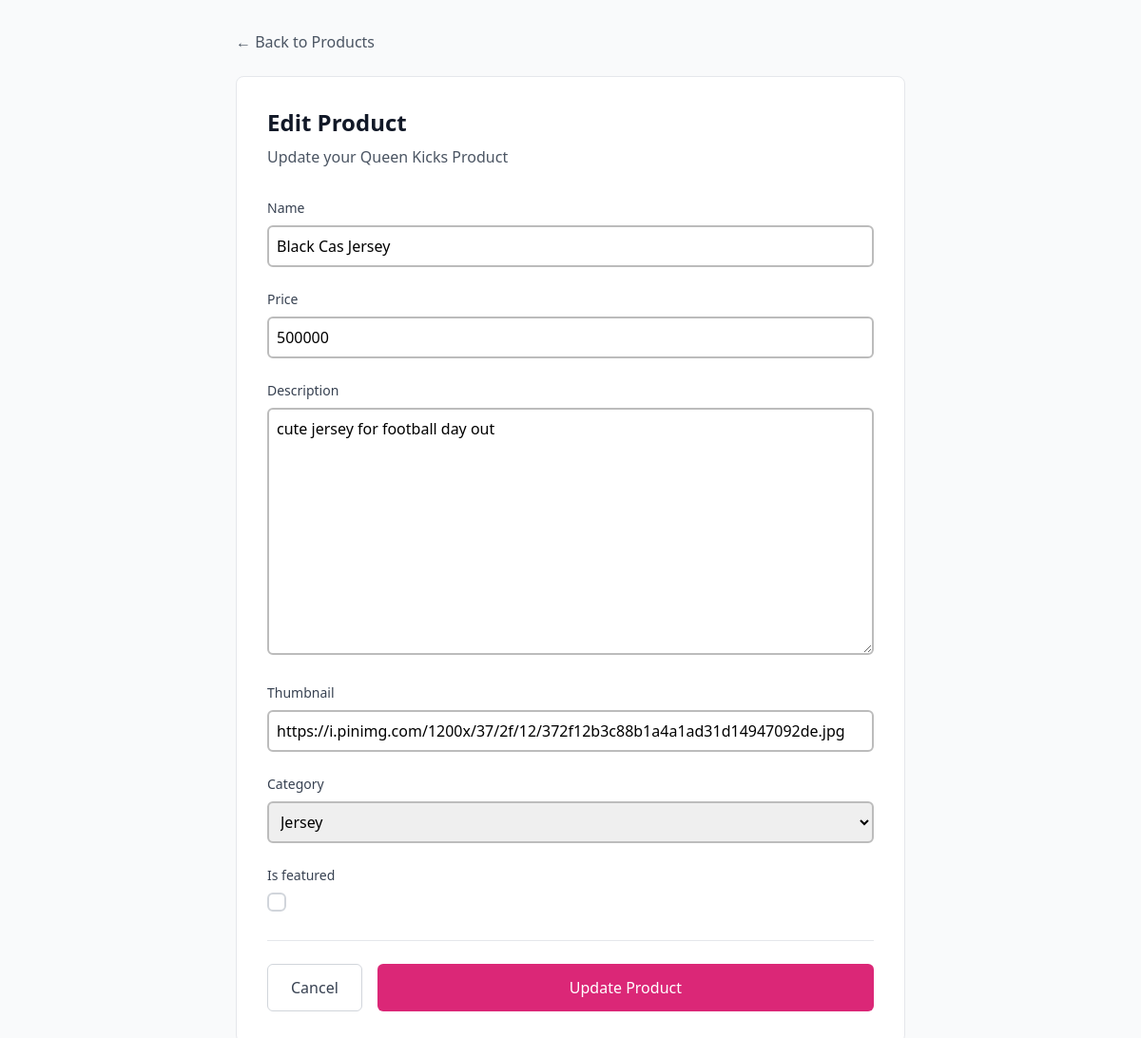
/product/15/edit, run on the app's committed database.
### main/models.py (models this page shows, shortened)
class Product(models.Model):
    CATEGORY_CHOICES = [
        ('jersey', 'Jersey'),
        ('footwear', 'Footwear'),
        ('apparel', 'Apparel'),
        ('accessories', 'Accessories'),
    ]
    name = models.CharField(max_length=255)
    price = models.IntegerField()
    description = models.TextField()
    thumbnail = models.URLField(blank=True, null=True)
    category = models.CharField(max_length=100, choices=CATEGORY_CHOICES)
    is_featured = models.BooleanField(default=False)
    user = models.ForeignKey(User, on_delete=models.CASCADE, null=True)

### main/views.py (the view)
# urls.py: path('product/<int:id>/edit', edit_product, name='edit_product'),
def edit_product(request, id):
    product = get_object_or_404(Product, pk=id)
    form = ProductForm(request.POST or None, instance=product)
    if form.is_valid() and request.method == 'POST':
        form.save()
        return redirect('main:show_main')
    context = {
    'form': form
    }
    return render(request, "edit_product.html", context)

### main/forms.py (shortened to what this page needs)
class ProductForm(ModelForm):
    class Meta:
        model = Product
        fields = ["name", "price", "description", "thumbnail", "category", "is_featured"]
    category = forms.ChoiceField(choices=[ ('jersey', 'Jersey'),('footwear', 'Footwear'),('apparel', 'Apparel'),('accessories', 'Accessories'),])

### main/templates/edit_product.html (shortened to what this page needs)
{% extends 'base.html' %}
{% load static %}
{% block content %}
<div class="bg-gray-50 w-full min-h-screen">
  <div class="max-w-3xl mx-auto px-4 sm:px-6 lg:px-8 py-8">
    <div class="mb-6">
      <a href="{% url 'main:show_main' %}" class="text-gray-600 hover:text-gray-900 font-medium transition-colors">
        ← Back to Products
      </a>
    </div>
    <div class="bg-white rounded-lg border border-gray-200 p-6 sm:p-8 form-style">
      <div class="mb-8">
        <h1 class="text-2xl font-bold text-gray-900 mb-2">Edit Product</h1>
        <p class="text-gray-600">Update your Queen Kicks Product</p>
      </div>
      <form method="POST" class="space-y-6">
        {% for field in form %}
          <div>
            <label for="{{ field.id_for_label }}" class="block text-sm font-medium text-gray-700 mb-2">
              {{ field.label }}
            </label>
            <div class="w-full">
              {{ field }}
            </div>
          </div>
        {% endfor %}
        <div class="flex flex-col sm:flex-row gap-4 pt-6 border-t border-gray-200">
          <a href="{% url 'main:show_main' %}" class="order-2 sm:order-1 px-6 py-3 border border-gray-300 text-gray-700 rounded-md font-medium hover:bg-gray-50 transition-colors text-center">
            Cancel
          </a>
          <button type="submit" class="order-1 sm:order-2 flex-1 bg-pink-600 text-white px-6 py-3 rounded-md font-medium hover:bg-pink-700 transition-colors">
            Update Product
          </button>
        </div>
      </form>
    </div>
  </div>
</div>
{% endblock %}

### static/css/global.css (style rules this page uses)
.form-style form input, form textarea, form select { width: 100%; padding: 0.5rem; border: 2px solid #bcbcbc; border-radius: 0.375rem; }
.form-style input[type="checkbox"] { width: 1.25rem; height: 1.25rem; padding: 0; border: 2px solid #d1d5db; border-radius: 0.375rem; background-color: white; cursor: pointer; position: relative; appearance: none; -webkit-appearance: none; -moz-appearance: none; }

### data on the page
Product: form "Black Cas Jersey" "500000" "cute jersey for football day out" "https://i.pinimg.com/1200x/37/2f/12/372f12b3c88b1a4a1ad31d14947092de.jpg" "Jersey"

### other printed values
{{ field.label }} "Name" "Price" "Description" "Thumbnail" "Category" "Is featured"
